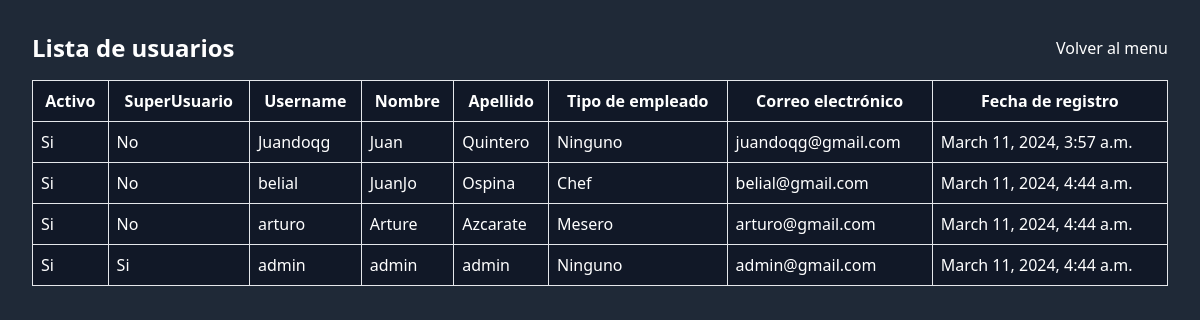
Screenshot of /showUsers/ with the database file from the repository.
### myapp/models.py (models this page shows)
class User(AbstractUser):
    is_chef = models.BooleanField(default=False)
    is_waiter = models.BooleanField(default=False)

### myapp/views.py (the view)
# urls.py: path("showUsers/",views.showUsers, name ="showUsers")
def showUsers(request):
    users = User.objects.all()
    return render(request, 'showUsers.html', {'users': users})

### myapp/templates/showUsers.html (shortened to what this page needs)
<!DOCTYPE html>
<html lang="es">
<head>
    <link href="https://cdn.jsdelivr.net/npm/tailwindcss@2.2.19/dist/tailwind.min.css" rel="stylesheet">
</head>
<body class="bg-gray-800 text-white p-8">
    <div class="flex justify-between items-center mb-4">
        <h2 class="text-2xl font-bold">Lista de usuarios</h2>
        <a href="/administrador" class="text-white-500 hover:underline">Volver al menu</a>
    </div>
    <div class="overflow-x-auto">
        <table class="table-auto w-full border-collapse border bg-gray-900 text-white">
            <thead>
                <tr>
                    <th class="border p-2">Activo</th>
                    <th class="border p-2">SuperUsuario</th>
                    <th class="border p-2">Username</th>
                    <th class="border p-2">Nombre</th>
                    <th class="border p-2">Apellido</th>
                    <th class="border p-2">Tipo de empleado</th>
                    <th class="border p-2">Correo electrónico</th>
                    <th class="border p-2">Fecha de registro</th>
                </tr>
            </thead>
            <tbody>
                {% for usuario in users %}
                <tr>
                    {% if usuario.is_active %}
                    <td class="border p-2">Si</td>
                    {% else %}
                    <td class="border p-2">No</td>
                    {% endif %}
                    {% if usuario.is_superuser %}
                    <td class="border p-2">Si</td>
                    {% else %}
                    <td class="border p-2">No</td>
                    {% endif %}
                    <td class="border p-2">{{ usuario.username }}</td>
                    <td class="border p-2">{{ usuario.first_name}}</td>
                    <td class="border p-2">{{ usuario.last_name }}</td>
                    {% if usuario.is_waiter %}
                    <td class="border p-2">Mesero</td>
                    {% elif usuario.is_chef %}
                    <td class="border p-2">Chef</td>
                    {% else %}
                    <td class="border p-2">Ninguno</td>
                    {% endif %}
                    <td class="border p-2">{{ usuario.email}}</td>
                    <td class="border p-2">{{ usuario.date_joined }}</td>
                </tr>
                {% endfor %}
            </tbody>
        </table>
    </div>
</body>
</html>

### rows the page displays
User: is_active "Si", is_superuser "No", username "Juandoqg", first_name "Juan", last_name "Quintero", is_waiter "Ninguno", email "juandoqg@gmail.com", date_joined "March 11, 2024, 3:57 a.m."
User: is_active "Si", is_superuser "No", username "belial", first_name "JuanJo", last_name "Ospina", is_waiter "Chef", email "belial@gmail.com", date_joined "March 11, 2024, 4:44 a.m."
User: is_active "Si", is_superuser "No", username "arturo", first_name "Arture", last_name "Azcarate", is_waiter "Mesero", email "arturo@gmail.com", date_joined "March 11, 2024, 4:44 a.m."
User: is_active "Si", is_superuser "Si", username "admin", first_name "admin", last_name "admin", is_waiter "Ninguno", email "admin@gmail.com", date_joined "March 11, 2024, 4:44 a.m."
